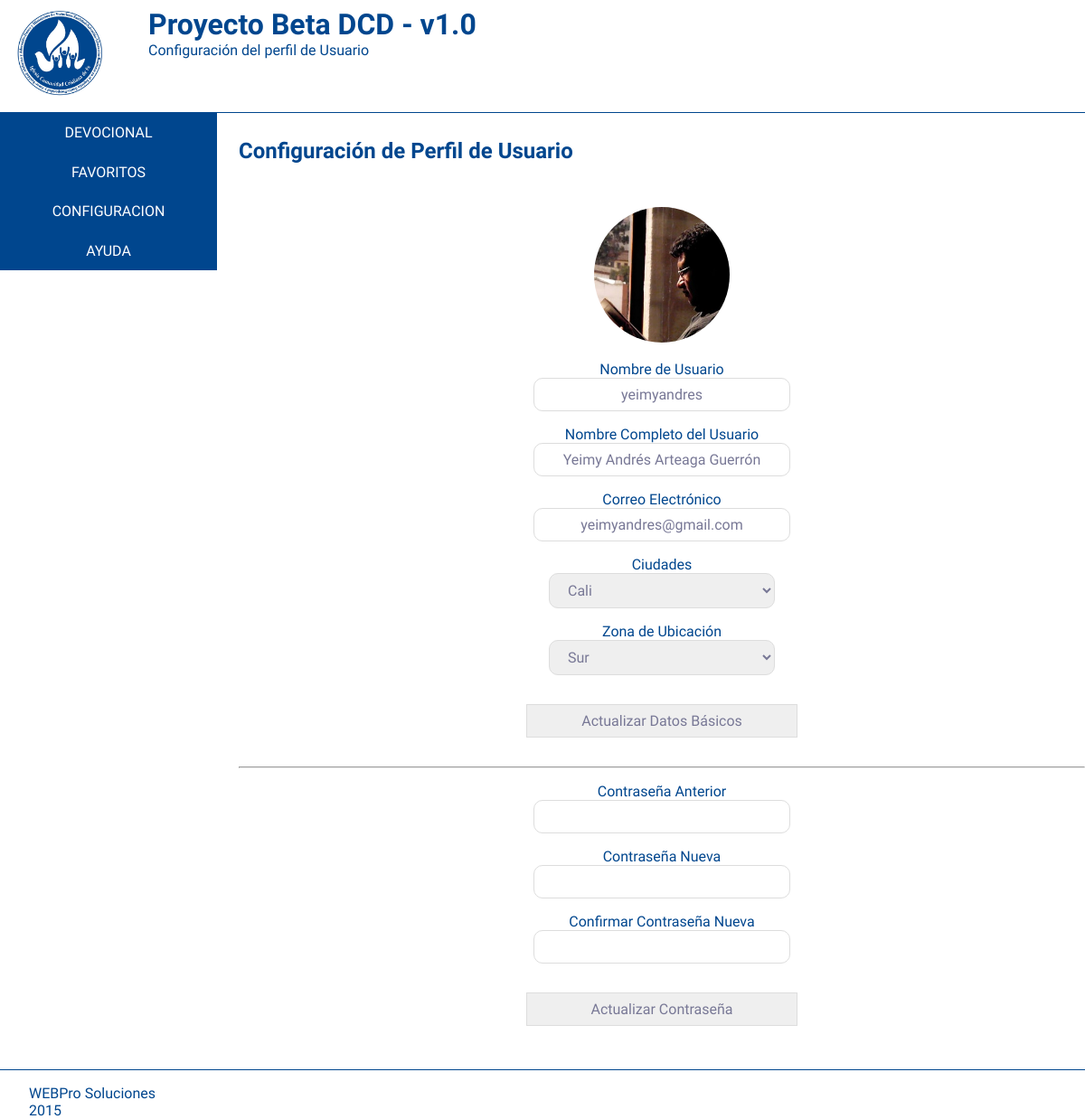
Screenshot of /perfil.php (signed in) with the database file from the repository.
### tables this page shows
CREATE TABLE IF NOT EXISTS `usuarios` (
  `idusuario` varchar(20) NOT NULL,
  `nombreusuario` varchar(80) NOT NULL,
  `emailusuario` varchar(120) NOT NULL,
  `claveusuario` varchar(100) NOT NULL,
  `rolusuario` int(11) NOT NULL,
  `idzona` int(11) NOT NULL,
  `fotousuario` varchar(100) NOT NULL,
  `estado` varchar(1) NOT NULL,
  PRIMARY KEY (`idusuario`)
);

CREATE TABLE IF NOT EXISTS `zonas` (
  `idzona` int(11) NOT NULL AUTO_INCREMENT,
  `idciudad` int(11) NOT NULL,
  `nomzona` varchar(50) NOT NULL,
  PRIMARY KEY (`idzona`)
);

CREATE TABLE IF NOT EXISTS `ciudades` (
  `idciudad` int(11) NOT NULL AUTO_INCREMENT,
  `nomciudad` varchar(80) NOT NULL,
  PRIMARY KEY (`idciudad`)
);

### inc/datosusuarioperfil.php (called while the page is built)
<?php
	$enlace = Conectarse();
	$cadenaSQL = "SELECT * FROM usuarios WHERE idusuario = '".$idusuario."'";
	if($resultado = mysqli_query($enlace, $cadenaSQL)){
		while($fila = mysqli_fetch_row($resultado)){
			$nombreusuario = $fila[1];
			$emailusuario = $fila[2];
			$zonausuario = $fila[5];
			$fotousuario = $fila[6];
		}
	}
	$cadenaSQL = "SELECT idciudad FROM zonas WHERE idzona=".$zonausuario;
	$resultado = mysqli_query($enlace, $cadenaSQL);
	$fila = mysqli_fetch_row($resultado);
	$ciudadusuario = $fila[0];
?>

### perfil.php (the view, shortened to what this page needs)
<?php
	if (!isset($_SESSION['IdUsuario']))
	{
?>
		<script language="Javascript">
			window.alert('Acceso no autorizado');
			window.location='../';
		</script>
<?php
	}
	else
	{
		$idusuario = $_SESSION['IdUsuario'];
		include './inc/datosusuarioperfil.php';
?>
<!DOCTYPE html>
<html lang="es">
<head>
	<link rel="stylesheet" href="./css/estilos.css" />
</head>
<body>
	<header>
		<figure>
			<a class="enlaceLogo" href="./inicio.php">
				<img class="imagenLogo" src="./img/logoICCF.jpg" alt="Comunife Cali">
			</a>
		</figure>
		<h1>Proyecto Beta DCD - v1.0</h1>
		<p>Configuración del perfil de Usuario</p>
	</header>
	<nav>
		<?php include "./inc/menu.php"; ?>
	</nav>
	<section class="configuracionPerfil">
		<article>
			<h2>Configuración de Perfil de Usuario</h2>
			<figure>
				<a class="fotoPerfil">
					<img <?php echo "src='./img/usuarios/".utf8_encode($fotousuario)."'" ?> />
				</a>
			</figure>
			<form id="frmdatosbasicos" action="actualizadatos.php" method="post">
				<label for="txtusuario">Nombre de Usuario</label>
				<input id="txtusuario" type="text" <?php echo "value='".$idusuario."'" ?> />
				<label for="txtnombre">Nombre Completo del Usuario</label>
				<input id="txtnombre" type="text" <?php echo "value='".utf8_encode($nombreusuario)."'" ?> />
				<label for="txtemail">Correo Electrónico</label>
				<input id="txtemail" type="email" <?php echo "value='".$emailusuario."'" ?> />
				<label for="cbociudades">Ciudades</label>
				<select name="cbociudades" id="cbociudades">
					<?php
						$cadenaSQL = "SELECT * FROM ciudades ORDER BY nomciudad";
						if($resultado = mysqli_query($enlace, $cadenaSQL)){
							while($fila = mysqli_fetch_row($resultado)){
								echo "<option value=$fila[0]";
								if ($fila[0] == $ciudadusuario) {
									echo " selected";
								}
								echo ">".utf8_encode($fila[1])."</option>";
							}
						}
					?>
				</select>
				<label for="cbozonas">Zona de Ubicación</label>
				<select name="cbozonas" id="cbozonas">
					<?php
						$cadenaSQL = "SELECT idzona, nomzona FROM ZONAS WHERE idciudad = $ciudadusuario ORDER BY nomzona";
						if($resultado = mysqli_query($enlace, $cadenaSQL)){
							while($fila = mysqli_fetch_row($resultado)){
								echo "<option value=$fila[0]";
								if ($fila[0] == $zonausuario) {
									echo " selected";
								}
								echo ">".utf8_encode($fila[1])."</option>";
							}
						}
					?>
				</select>
				<input type="submit" value="Actualizar Datos Básicos" />
			</form>
			<hr>
			<form action="actualizapassword.php" id="frmactualizapassword" method="post">
				<label for="txtpassword1">Contraseña Anterior</label>
				<input id="txtpassword1" type="password" />
				<label for="txtpassword2">Contraseña Nueva</label>
				<input id="txtpassword2" type="password" />
				<label for="txtpassword3">Confirmar Contraseña Nueva</label>
				<input id="txtpassword3" type="password" />
				<input type="submit" value="Actualizar Contraseña" />
			</form>
		</article>
	</section>
	<footer>
		<p class="piedepagina">WEBPro Soluciones</p>
		<p class="piedepagina">2015</p>
	</footer>
</body>
</html>
<?php
}
?>

### css/estilos.css (style rules this page uses)
* { color:#00468e;font-family:Raleway }
a { text-decoration:none }
figure,h1,h2,p { margin:0;padding:0 }
header { border-bottom:1px solid #00468e;overflow:hidden;padding:.5em 0; }
header figure { padding:0 1em }
header h1,header p { padding:0 0 0 5px }
nav { height:auto; }
footer { border-top:1px solid #00468e;clear:both;padding:1em 0 0 2em }
section { padding:1em 0;text-align:center }
.configuracionPerfil article form { text-align:center; }
.configuracionPerfil article form input { text-align:center }
.configuracionPerfil article form input,.configuracionPerfil article form label,.configuracionPerfil article form select { display:block }
.configuracionPerfil article form input,.configuracionPerfil article form select { border:1px solid #ddd;border-radius:10px;color:#787896;margin:0 auto;padding:.5em 1em;width:250px; }
.configuracionPerfil article form input[type="submit"],.configuracionPerfil article form select[type="submit"] { border-radius:0;margin:2em auto 2em auto;width:300px }
.configuracionPerfil article form label { margin:1em 0 0 0 }
.configuracionPerfil figure { text-align:center; }
.configuracionPerfil figure a img { border-radius:50%;width:150px }
.configuracionPerfil h2 { margin:.5em 0 2em 0 }
.imagenLogo { width:100px }
@media screen and (min-width:768px) { nav { float:left;width:20%; } }
@media screen and (min-width:768px) { section { float:right;text-align:left;width:78% } }
@media screen and (min-width:768px) { header figure { float:left;margin:0 2em 0 0 } }
@media screen and (min-width:768px) { header h1,header p { padding:0 } }

### rows the page displays
usuarios: fotousuario (picture), nombreusuario "Yeimy Andrés Arteaga Guerrón", emailusuario "yeimyandres@gmail.com", cbozonas "Sur"
zonas: cbociudades "Cali"
